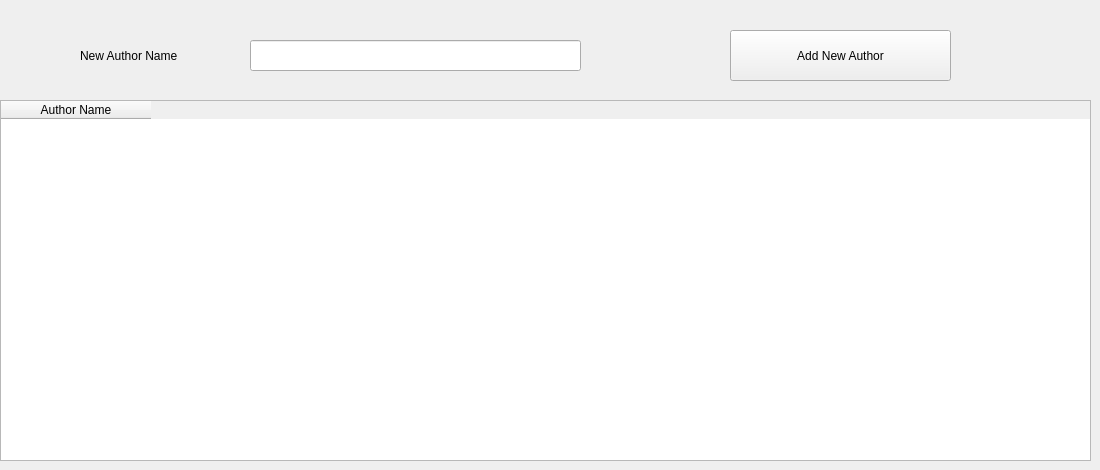
      <widget class="QWidget" name="tab_10">
       <attribute name="title">
        <string>Author</string>
       </attribute>
       <widget class="QPushButton" name="pushButton_16">
        <property name="geometry">
         <rect>
          <x>730</x>
          <y>30</y>
          <width>221</width>
          <height>51</height>
         </rect>
        </property>
        <property name="text">
         <string>Add New Author</string>
        </property>
       </widget>
       <widget class="QLabel" name="label_33">
        <property name="geometry">
         <rect>
          <x>80</x>
          <y>40</y>
          <width>161</width>
          <height>31</height>
         </rect>
        </property>
        <property name="text">
         <string>New Author Name</string>
        </property>
       </widget>
       <widget class="QLineEdit" name="lineEdit_23">
        <property name="geometry">
         <rect>
          <x>250</x>
          <y>40</y>
          <width>331</width>
          <height>31</height>
         </rect>
        </property>
       </widget>
       <widget class="QTableWidget" name="tableWidget_3">
        <property name="geometry">
         <rect>
          <x>0</x>
          <y>100</y>
          <width>1091</width>
          <height>361</height>
         </rect>
        </property>
        <attribute name="horizontalHeaderDefaultSectionSize">
         <number>150</number>
        </attribute>
        <column>
         <property name="text">
          <string>Author Name</string>
         </property>
        </column>
       </widget>
      </widget>
